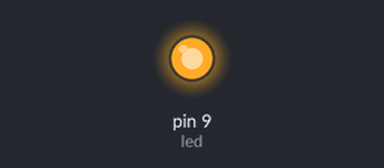
Recording of a sketch running on a simulated Arduino Uno, built with avr-gcc and run on an emulated ATmega328P. On the bench: output pins drawn as LEDs (lit = HIGH).

Above: at 0.05 s.
At 0.15 s:
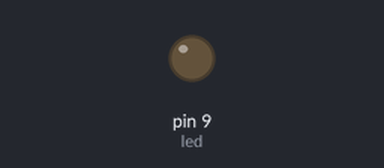
Timing chart, 0 to 3.0 s (numbered marks = the images above):
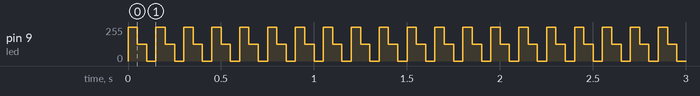

The sketch:

flickering_led.ino
```cpp
int led = 9;

void setup() {
  pinMode(led, OUTPUT);
}

void loop() {
  analogWrite(led, 255);
  delay(50);
  analogWrite(led, 127);
  delay(50);
  analogWrite(led, 0);
  delay(50);
}
```

Measured:
- by itself, pin 9 (led): repeats every 0.15 s: 127/255 0.05 s, 0/255 0.05 s, 255/255 0.05 s
